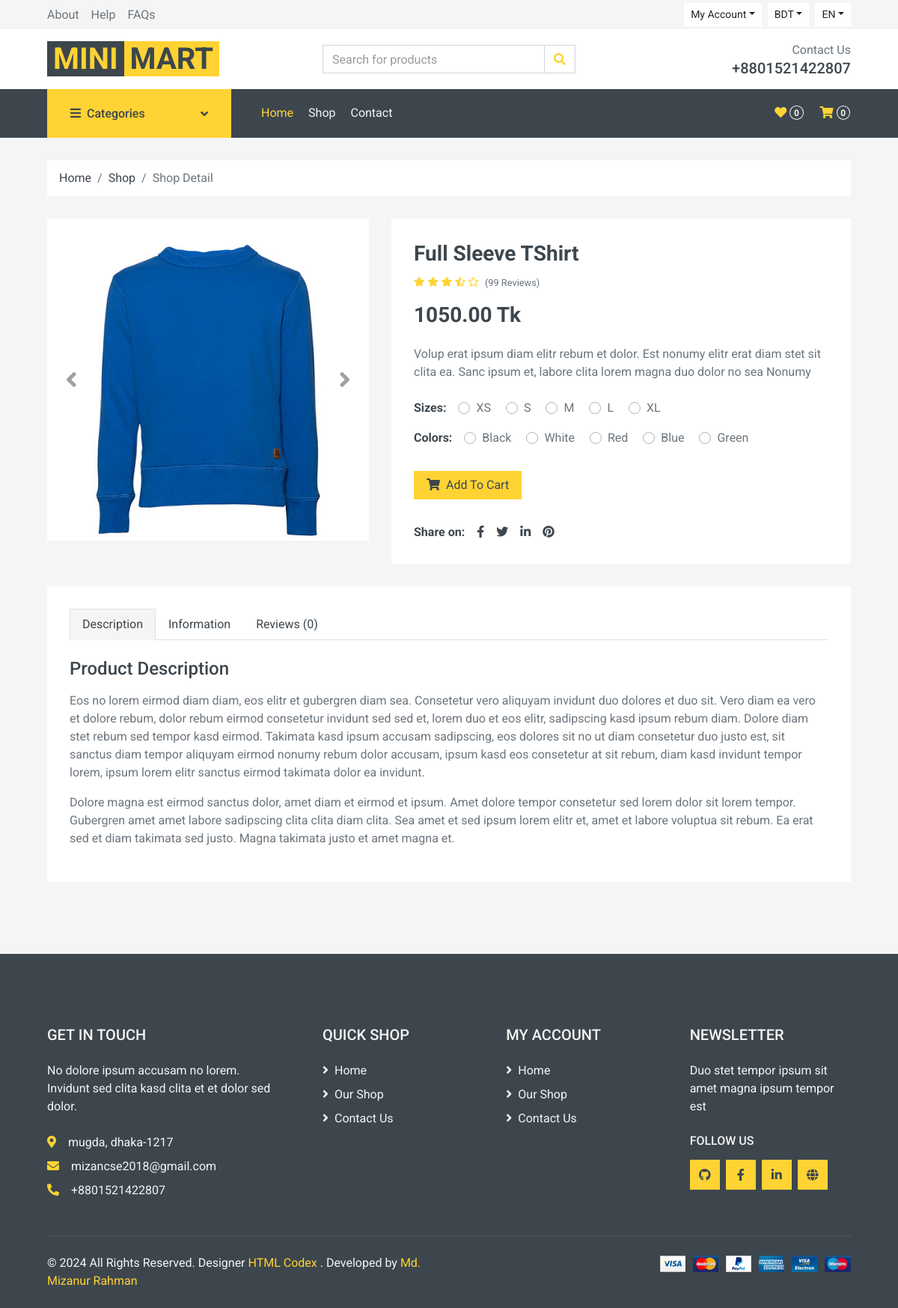
Screenshot of /frontEnd/productDetails.php?id=1 with the database file from the repository.
### tables this page shows
CREATE TABLE `product` (
  `id` int(11) UNSIGNED NOT NULL,
  `name` varchar(300) DEFAULT NULL,
  `price` decimal(10,2) DEFAULT NULL,
  `sell_price` decimal(10,2) DEFAULT NULL,
  `cat_id` int(11) DEFAULT NULL,
  `brand_id` int(11) DEFAULT NULL,
  `feature_image` varchar(300) DEFAULT '',
  `created_at` timestamp NOT NULL DEFAULT current_timestamp(),
  `updated_at` timestamp NOT NULL DEFAULT current_timestamp() ON UPDATE current_timestamp()
);

### frontEnd/productDetails.php (the view, shortened to what this page needs)
<?php require_once("include/header.php") ?>
<?php require_once("include/topbar.php") ?>
<?php require_once("include/navbar.php") ?>
<?php
    require_once("../db/config.php");
    if(isset($_GET['id'])){
        $id = $_GET['id'];
    }
    $query = "SELECT * FROM product where id = $id";
    $sql = $conn->query($query);
?>
<div class="container-fluid">
    <div class="row px-xl-5">
        <div class="col-12">
            <nav class="breadcrumb bg-light mb-30">
                <a class="breadcrumb-item text-dark" href="#">Home</a>
                <a class="breadcrumb-item text-dark" href="#">Shop</a>
                <span class="breadcrumb-item active">Shop Detail</span>
            </nav>
        </div>
    </div>
</div>
<?php
    if($sql->num_rows){
        $rows = $sql->fetch_assoc()
        ?>
            <div class="container-fluid pb-5">
                <div class="row px-xl-5">
                    <div class="col-lg-5 mb-30">
                        <div id="product-carousel" class="carousel slide" data-ride="carousel">
                            <div class="carousel-inner bg-light">
                                <div class="carousel-item active">
                                    <img class="w-100 h-100" src="<?php echo "../adminPanel/".$rows['feature_image']?>" alt="Image">
                                </div>
                            </div>
                            <a class="carousel-control-prev" href="#product-carousel" data-slide="prev">
                                <i class="fa fa-2x fa-angle-left text-dark"></i>
                            </a>
                            <a class="carousel-control-next" href="#product-carousel" data-slide="next">
                                <i class="fa fa-2x fa-angle-right text-dark"></i>
                            </a>
                        </div>
                    </div>
                    <div class="col-lg-7 h-auto mb-30">
                        <div class="h-100 bg-light p-30">
                            <h3><?php echo $rows['name'] ?></h3>
                            <div class="d-flex mb-3">
                                <div class="text-primary mr-2">
                                    <small class="fas fa-star"></small>
                                    <small class="fas fa-star"></small>
                                    <small class="fas fa-star"></small>
                                    <small class="fas fa-star-half-alt"></small>
                                    <small class="far fa-star"></small>
                                </div>
                                <small class="pt-1">(99 Reviews)</small>
                            </div>
                            <h3 class="font-weight-semi-bold mb-4"><?php echo $rows['sell_price'] ?> Tk</h3>
                            <p class="mb-4">Volup erat ipsum diam elitr rebum et dolor. Est nonumy elitr erat diam stet sit
                                clita ea. Sanc ipsum et, labore clita lorem magna duo dolor no sea
                                Nonumy</p>
                            <div class="d-flex mb-3">
                                <strong class="text-dark mr-3">Sizes:</strong>
                                <form>
                                    <div class="custom-control custom-radio custom-control-inline">
                                        <label class="custom-control-label" for="size-1">XS</label>
                                    </div>
                                    <div class="custom-control custom-radio custom-control-inline">
                                        <label class="custom-control-label" for="size-2">S</label>
                                    </div>
                                    <div class="custom-control custom-radio custom-control-inline">
                                        <label class="custom-control-label" for="size-3">M</label>
                                    </div>
                                    <div class="custom-control custom-radio custom-control-inline">
                                        <label class="custom-control-label" for="size-4">L</label>
                                    </div>
                                    <div class="custom-control custom-radio custom-control-inline">
                                        <label class="custom-control-label" for="size-5">XL</label>
                                    </div>
                                </form>
                            </div>
                            <div class="d-flex mb-4">
                                <strong class="text-dark mr-3">Colors:</strong>
                                <form>
                                    <div class="custom-control custom-radio custom-control-inline">
                                        <label class="custom-control-label" for="color-1">Black</label>
                                    </div>
                                    <div class="custom-control custom-radio custom-control-inline">
                                        <label class="custom-control-label" for="color-2">White</label>
                                    </div>
                                    <div class="custom-control custom-radio custom-control-inline">
                                        <label class="custom-control-label" for="color-3">Red</label>
                                    </div>
                                    <div class="custom-control custom-radio custom-control-inline">
                                        <label class="custom-control-label" for="color-4">Blue</label>
                                    </div>
                                    <div class="custom-control custom-radio custom-control-inline">
                                        <label class="custom-control-label" for="color-5">Green</label>
                                    </div>
                                </form>
                            </div>
                            <div class="d-flex align-items-center mb-4 pt-2">
                                <a href="cartSave.php?id=<?php echo $rows['id']?>"><button class="btn btn-primary px-3"><i class="fa fa-shopping-cart mr-1"></i> Add To Cart</button></a>
                            </div>
                            <div class="d-flex pt-2">
                                <strong class="text-dark mr-2">Share on:</strong>
                                <div class="d-inline-flex">
                                    <a class="text-dark px-2" href="">
                                        <i class="fab fa-facebook-f"></i>
                                    </a>
                                    <a class="text-dark px-2" href="">
                                        <i class="fab fa-twitter"></i>
                                    </a>
                                    <a class="text-dark px-2" href="">
                                        <i class="fab fa-linkedin-in"></i>
                                    </a>
                                    <a class="text-dark px-2" href="">
                                        <i class="fab fa-pinterest"></i>
                                    </a>
                                </div>
                            </div>
                        </div>
                    </div>
                </div>
                <div class="row px-xl-5">
                    <div class="col">
                        <div class="bg-light p-30">
                            <div class="nav nav-tabs mb-4">
                                <a class="nav-item nav-link text-dark active" data-toggle="tab" href="#tab-pane-1">Description</a>
                                <a class="nav-item nav-link text-dark" data-toggle="tab" href="#tab-pane-2">Information</a>
                                <a class="nav-item nav-link text-dark" data-toggle="tab" href="#tab-pane-3">Reviews (0)</a>
                            </div>
                            <div class="tab-content">
                                <div class="tab-pane fade show active" id="tab-pane-1">
                                    <h4 class="mb-3">Product Description</h4>
                                    <p>Eos no lorem eirmod diam diam, eos elitr et gubergren diam sea. Consetetur vero aliquyam invidunt duo dolores et duo sit. Vero diam ea vero et dolore rebum, dolor rebum eirmod consetetur invidunt sed sed et, lorem duo et eos elitr, sadipscing kasd ipsum rebum diam. Dolore diam stet rebum sed tempor kasd eirmod. Takimata kasd ipsum accusam sadipscing, eos dolores sit no ut diam consetetur duo justo est, sit sanctus diam tempor aliquyam eirmod nonumy rebum dolor accusam, ipsum kasd eos consetetur at sit rebum, diam kasd invidunt tempor lorem, ipsum lorem elitr sanctus eirmod takimata dolor ea invidunt.</p>
                                    <p>Dolore magna est eirmod sanctus dolor, amet diam et eirmod et ipsum. Amet dolore tempor consetetur sed lorem dolor sit lorem tempor. Gubergren amet amet labore sadipscing clita clita diam clita. Sea amet et sed ipsum lorem elitr et, amet et labore voluptua sit rebum. Ea erat sed et diam takimata sed justo. Magna takimata justo et amet magna et.</p>
                                </div>
                            </div>
                        </div>
                    </div>
                </div>
            </div>
        <?php
    }
?>
<?php require_once("include/footer.php") ?>

### rows the page displays
product: feature_image (picture), name "Full Sleeve TShirt", sell_price "1050.00"
